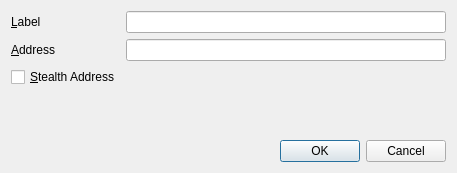
<?xml version="1.0" encoding="UTF-8"?>
<ui version="4.0">
 <class>EditAddressDialog</class>
 <widget class="QDialog" name="EditAddressDialog">
  <property name="geometry">
   <rect>
    <x>0</x>
    <y>0</y>
    <width>457</width>
    <height>173</height>
   </rect>
  </property>
  <property name="windowTitle">
   <string>Edit Address</string>
  </property>
  <layout class="QVBoxLayout" name="verticalLayout">
   <item>
    <layout class="QFormLayout" name="formLayout">
     <property name="fieldGrowthPolicy">
      <enum>QFormLayout::AllNonFixedFieldsGrow</enum>
     </property>
     <item row="0" column="0">
      <widget class="QLabel" name="label">
       <property name="text">
        <string>&amp;Label</string>
       </property>
       <property name="buddy">
        <cstring>labelEdit</cstring>
       </property>
      </widget>
     </item>
     <item row="0" column="1">
      <widget class="QLineEdit" name="labelEdit">
       <property name="toolTip">
        <string>The label associated with this address book entry</string>
       </property>
      </widget>
     </item>
     <item row="1" column="0">
      <widget class="QLabel" name="label_2">
       <property name="text">
        <string>&amp;Address</string>
       </property>
       <property name="buddy">
        <cstring>addressEdit</cstring>
       </property>
      </widget>
     </item>
     <item row="1" column="1">
      <widget class="QLineEdit" name="addressEdit">
       <property name="toolTip">
        <string>The address associated with this address book entry. This can only be modified for sending addresses.</string>
       </property>
      </widget>
     </item>
     <item row="2" column="0">
      <widget class="QCheckBox" name="stealthCB">
       <property name="text">
        <string>&amp;Stealth Address</string>
       </property>
      </widget>
     </item>
     <item row="3" column="0">
      <widget class="QLabel" name="label_3">
       <property name="text">
        <string/>
       </property>
      </widget>
     </item>
    </layout>
   </item>
   <item>
    <widget class="QDialogButtonBox" name="buttonBox">
     <property name="orientation">
      <enum>Qt::Horizontal</enum>
     </property>
     <property name="standardButtons">
      <set>QDialogButtonBox::Cancel|QDialogButtonBox::Ok</set>
     </property>
    </widget>
   </item>
  </layout>
 </widget>
 <resources/>
 <connections>
  <connection>
   <sender>buttonBox</sender>
   <signal>accepted()</signal>
   <receiver>EditAddressDialog</receiver>
   <slot>accept()</slot>
   <hints>
    <hint type="sourcelabel">
     <x>248</x>
     <y>254</y>
    </hint>
    <hint type="destinationlabel">
     <x>157</x>
     <y>274</y>
    </hint>
   </hints>
  </connection>
  <connection>
   <sender>buttonBox</sender>
   <signal>rejected()</signal>
   <receiver>EditAddressDialog</receiver>
   <slot>reject()</slot>
   <hints>
    <hint type="sourcelabel">
     <x>316</x>
     <y>260</y>
    </hint>
    <hint type="destinationlabel">
     <x>286</x>
     <y>274</y>
    </hint>
   </hints>
  </connection>
 </connections>
</ui>
